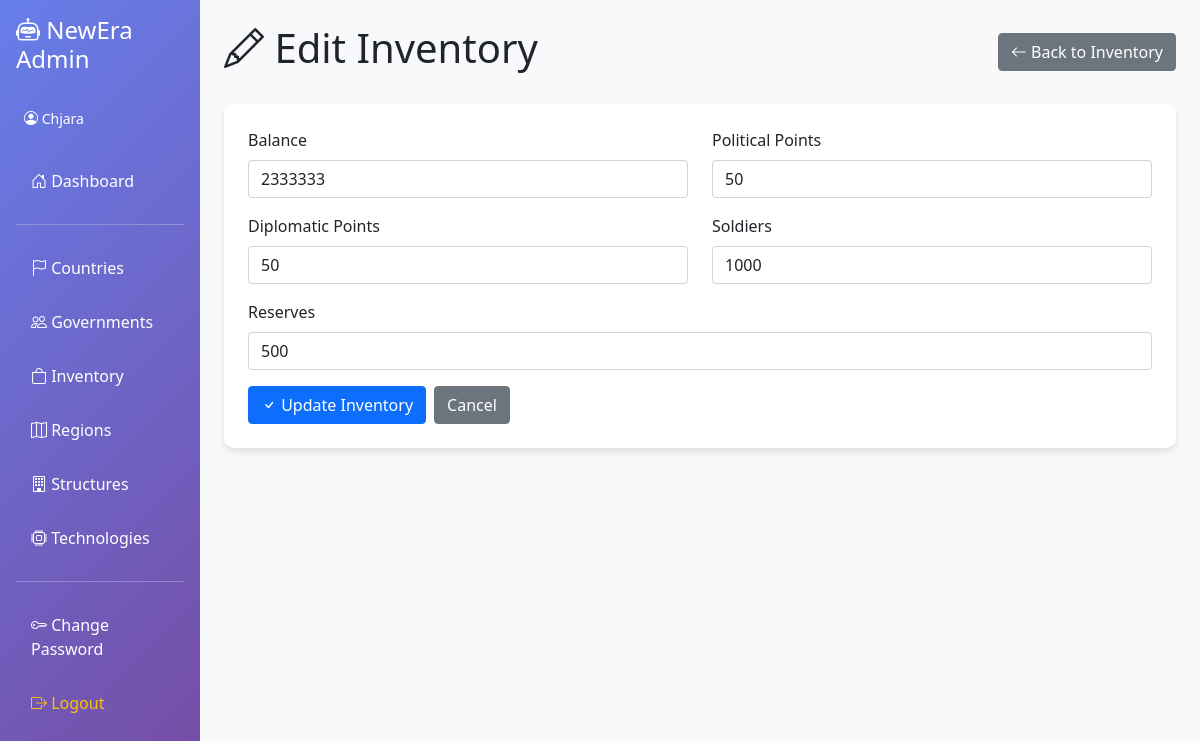
The app's page /inventory/edit/1 (signed in) with its own data.
### admin-panel/app.py (models this page shows)
class Inventory(db.Model):
    __tablename__ = "Inventory"
    country_id = db.Column(db.String, primary_key=True)
    balance = db.Column(db.Integer, default=0, nullable=False)
    pol_points = db.Column(db.Integer, default=0, nullable=False)
    diplo_points = db.Column(db.Integer, default=0, nullable=False)
    soldiers = db.Column(db.Integer, default=0, nullable=False)
    reserves = db.Column(db.Integer, default=0, nullable=False)

### admin-panel/app.py (the view, shortened to what this page needs)
@app.route("/inventory/edit/<country_id>", methods=["GET", "POST"])
@login_required
def edit_inventory(country_id):
    inventory = Inventory.query.get_or_404(country_id)
    return render_template("edit_inventory.html", inventory=inventory)

### admin-panel/app.py (called while the page is built)
def login_required(f):
    @wraps(f)
    def decorated_function(*args, **kwargs):
        if "user_id" not in session:
            flash("Please log in to access this page.", "error")
            return redirect(url_for("login"))
        return f(*args, **kwargs)
    return decorated_function

### admin-panel/templates/edit_inventory.html (shortened to what this page needs)
{% extends "base.html" %}
{% block content %}
<div class="d-flex justify-content-between align-items-center mb-4">
  <h1><i class="bi bi-pencil"></i> Edit Inventory</h1>
  <a href="/inventory" class="btn btn-secondary">
    <i class="bi bi-arrow-left"></i> Back to Inventory
  </a>
</div>
<div class="content-card p-4">
  <form method="POST">
    <div class="row">
      <div class="col-md-6">
        <div class="mb-3">
          <label for="balance" class="form-label">Balance</label>
          <input type="number" class="form-control" id="balance" name="balance" value="{{ inventory.balance }}" min="0">
        </div>
      </div>
      <div class="col-md-6">
        <div class="mb-3">
          <label for="pol_points" class="form-label">Political Points</label>
          <input type="number" class="form-control" id="pol_points" name="pol_points" value="{{ inventory.pol_points }}" min="0">
        </div>
      </div>
    </div>
    <div class="row">
      <div class="col-md-6">
        <div class="mb-3">
          <label for="diplo_points" class="form-label">Diplomatic Points</label>
          <input type="number" class="form-control" id="diplo_points" name="diplo_points" value="{{ inventory.diplo_points }}" min="0">
        </div>
      </div>
      <div class="col-md-6">
        <div class="mb-3">
          <label for="soldiers" class="form-label">Soldiers</label>
          <input type="number" class="form-control" id="soldiers" name="soldiers" value="{{ inventory.soldiers }}" min="0">
        </div>
      </div>
    </div>
    <div class="mb-3">
      <label for="reserves" class="form-label">Reserves</label>
      <input type="number" class="form-control" id="reserves" name="reserves" value="{{ inventory.reserves }}" min="0">
    </div>
    <div class="d-flex gap-2">
      <button type="submit" class="btn btn-primary">
        <i class="bi bi-check"></i> Update Inventory
      </button>
      <a href="/inventory" class="btn btn-secondary">Cancel</a>
    </div>
  </form>
</div>
{% endblock %}

### admin-panel/templates/base.html (style rules this page uses)
.content-card { background: white; border-radius: 10px; box-shadow: 0 4px 6px rgba(0, 0, 0, 0.1); }

### records on screen
Inventory: balance "2333333", pol_points "50", diplo_points "50", soldiers "1000", reserves "500"

### other values on screen
{{ session.username }} "Chjara"
